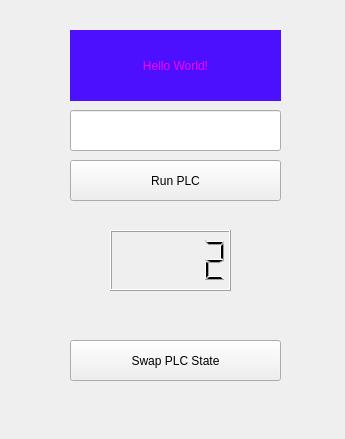
<?xml version="1.0" encoding="UTF-8"?>
<ui version="4.0">
 <class>MainWindow</class>
 <widget class="QMainWindow" name="MainWindow">
  <property name="geometry">
   <rect>
    <x>0</x>
    <y>0</y>
    <width>345</width>
    <height>439</height>
   </rect>
  </property>
  <property name="windowTitle">
   <string>MainWindow</string>
  </property>
  <widget class="QWidget" name="centralwidget">
   <widget class="QLabel" name="label">
    <property name="geometry">
     <rect>
      <x>70</x>
      <y>30</y>
      <width>211</width>
      <height>71</height>
     </rect>
    </property>
    <property name="styleSheet">
     <string notr="true">font: 24pt &quot;Segoe UI&quot;;
color: rgb(255, 0, 255);
background-color: rgb(76, 16, 255);</string>
    </property>
    <property name="text">
     <string>Hello World!</string>
    </property>
    <property name="alignment">
     <set>Qt::AlignCenter</set>
    </property>
   </widget>
   <widget class="QLineEdit" name="input">
    <property name="geometry">
     <rect>
      <x>70</x>
      <y>110</y>
      <width>211</width>
      <height>41</height>
     </rect>
    </property>
   </widget>
   <widget class="QPushButton" name="plcRunButton">
    <property name="geometry">
     <rect>
      <x>70</x>
      <y>160</y>
      <width>211</width>
      <height>41</height>
     </rect>
    </property>
    <property name="text">
     <string>Run PLC</string>
    </property>
   </widget>
   <widget class="QPushButton" name="plcSwapStateButton">
    <property name="geometry">
     <rect>
      <x>70</x>
      <y>340</y>
      <width>211</width>
      <height>41</height>
     </rect>
    </property>
    <property name="text">
     <string>Swap PLC State</string>
    </property>
   </widget>
   <widget class="QLCDNumber" name="number">
    <property name="geometry">
     <rect>
      <x>110</x>
      <y>230</y>
      <width>121</width>
      <height>61</height>
     </rect>
    </property>
    <property name="value" stdset="0">
     <double>2.000000000000000</double>
    </property>
    <property name="intValue" stdset="0">
     <number>2</number>
    </property>
   </widget>
  </widget>
  <action name="actionOpen">
   <property name="text">
    <string>Open</string>
   </property>
  </action>
  <action name="actionClose">
   <property name="text">
    <string>Close</string>
   </property>
  </action>
 </widget>
 <resources/>
 <connections/>
</ui>
